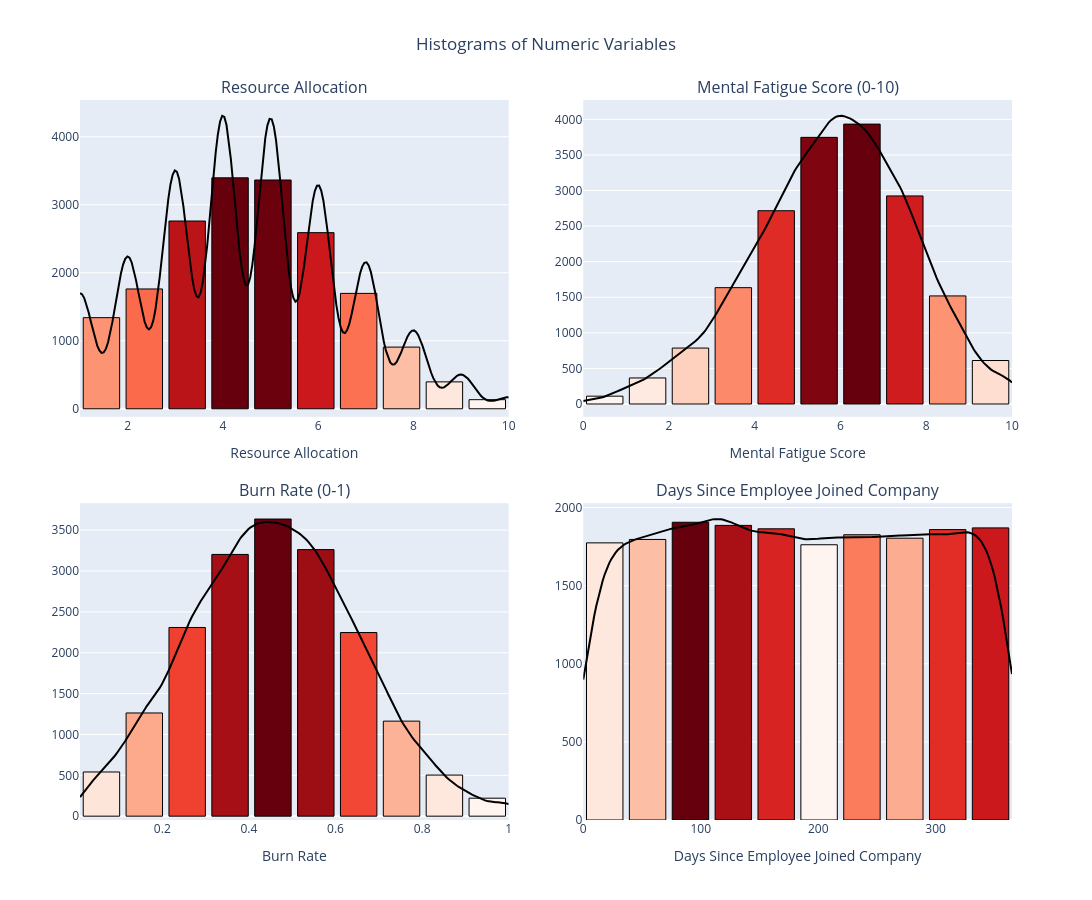

This figure's notebook cell:
### Markdown cell above
**What is the distribution of the numerical columns in the training dataset?**

### Code cell
from plotly.subplots import make_subplots
import plotly.graph_objects as go
from scipy.stats import gaussian_kde
import numpy as np

cols_config = [
    ("Resource Allocation", "Resource Allocation", 10),
    ("Mental Fatigue Score", "Mental Fatigue Score (0-10)", 10),
    ("Burn Rate", "Burn Rate (0-1)", 10),
    ("days_since_joined", "Days Since Employee Joined Company", 10)
]

fig = make_subplots(
    rows=2, cols=2,
    subplot_titles=[c[1] for c in cols_config],
    vertical_spacing=0.12,   
    horizontal_spacing=0.08 
)

positions = [(1,1), (1,2), (2, 1), (2, 2)]

for (col, label, bins), (row, col_pos) in zip(cols_config, positions):
    counts, bin_edges = np.histogram(train[col], bins=bins)
    bin_centers = (bin_edges[:-1] + bin_edges[1:]) / 2

    fig.add_trace(
        go.Bar(
            x=bin_centers,
            y=counts,
            marker=dict(
                color=counts,
                colorscale="Reds",
                line=dict(color="black", width=1)
            ),
            showlegend=False
        ),
        row=row, col=col_pos
    )

    kde = gaussian_kde(train[col].dropna())
    x_range = np.linspace(train[col].min(), train[col].max(), 200)
    kde_vals = kde(x_range)
    kde_scaled = kde_vals * (counts.sum() * (bin_edges[1] - bin_edges[0]))

    fig.add_trace(
        go.Scatter(
            x=x_range,
            y=kde_scaled,
            mode="lines",
            line=dict(color="black", width=2),
            showlegend=False
        ),
        row=row, col=col_pos
    )

for (col, label, bins), (row, col_pos) in zip(cols_config, positions):
    fig.update_xaxes(
        range=[train[col].min(), train[col].max()],
        row=row, col=col_pos
    )

fig.update_xaxes(title_text="Resource Allocation", range=[train["Resource Allocation"].min(), train["Resource Allocation"].max()], row=1, col=1)
fig.update_xaxes(title_text="Mental Fatigue Score", range=[train["Mental Fatigue Score"].min(), train["Mental Fatigue Score"].max()], row=1, col=2)
fig.update_xaxes(title_text="Burn Rate", range=[train["Burn Rate"].min(), train["Burn Rate"].max()], row=2, col=1)
fig.update_xaxes(title_text="Days Since Employee Joined Company", range=[train["days_since_joined"].min(), train["days_since_joined"].max()], row=2, col=2)

fig.update_layout(
    height=900,
    width=1100,
    title_text="Histograms of Numeric Variables",
    title_x=0.5,
    bargap=0.15
)

fig.show()

### Figure 1 — Plotly figure (JSON) as saved in the notebook; plotly's stock layout.template omitted (floating-point values rounded to 4 significant figures; data arrays with more than 128 entries replaced by an {"elided": "..."} marker saying what was removed)
{"data": [{"marker": {"color": [1340, 1762, 2761, 3396, 3364, 2590, 1697, 907, 396, 134], "colorscale": [[0, "rgb(255,245,240)"], [0.125, "rgb(254,224,210)"], [0.25, "rgb(252,187,161)"], [0.375, "rgb(252,146,114)"], [0.5, "rgb(251,106,74)"], [0.625, "rgb(239,59,44)"], [0.75, "rgb(203,24,29)"], [0.875, "rgb(165,15,21)"], [1, "rgb(103,0,13)"]], "line": {"color": "black", "width": 1}}, "showlegend": false, "type": "bar", "x": [1.45, 2.35, 3.25, 4.15, 5.05, 5.95, 6.85, 7.75, 8.65, 9.55], "xaxis": "x", "y": [1340, 1762, 2761, 3396, 3364, 2590, 1697, 907, 396, 134], "yaxis": "y"}, {"line": {"color": "black", "width": 2}, "mode": "lines", "showlegend": false, "type": "scatter", "x": {"elided": "200 float values"}, "xaxis": "x", "y": {"elided": "200 float values"}, "yaxis": "y"}, {"marker": {"color": [110, 366, 786, 1635, 2716, 3747, 3933, 2924, 1519, 611], "colorscale": [[0, "rgb(255,245,240)"], [0.125, "rgb(254,224,210)"], [0.25, "rgb(252,187,161)"], [0.375, "rgb(252,146,114)"], [0.5, "rgb(251,106,74)"], [0.625, "rgb(239,59,44)"], [0.75, "rgb(203,24,29)"], [0.875, "rgb(165,15,21)"], [1, "rgb(103,0,13)"]], "line": {"color": "black", "width": 1}}, "showlegend": false, "type": "bar", "x": [0.5, 1.5, 2.5, 3.5, 4.5, 5.5, 6.5, 7.5, 8.5, 9.5], "xaxis": "x2", "y": [110, 366, 786, 1635, 2716, 3747, 3933, 2924, 1519, 611], "yaxis": "y2"}, {"line": {"color": "black", "width": 2}, "mode": "lines", "showlegend": false, "type": "scatter", "x": {"elided": "200 float values"}, "xaxis": "x2", "y": {"elided": "200 float values"}, "yaxis": "y2"}, {"marker": {"color": [541, 1263, 2309, 3203, 3636, 3262, 2247, 1163, 503, 220], "colorscale": [[0, "rgb(255,245,240)"], [0.125, "rgb(254,224,210)"], [0.25, "rgb(252,187,161)"], [0.375, "rgb(252,146,114)"], [0.5, "rgb(251,106,74)"], [0.625, "rgb(239,59,44)"], [0.75, "rgb(203,24,29)"], [0.875, "rgb(165,15,21)"], [1, "rgb(103,0,13)"]], "line": {"color": "black", "width": 1}}, "showlegend": false, "type": "bar", "x": [0.0595, 0.1585, 0.2575, 0.3565, 0.4555, 0.5545, 0.6535, 0.7525, 0.8515, 0.9505], "xaxis": "x3", "y": [541, 1263, 2309, 3203, 3636, 3262, 2247, 1163, 503, 220], "yaxis": "y3"}, {"line": {"color": "black", "width": 2}, "mode": "lines", "showlegend": false, "type": "scatter", "x": {"elided": "200 float values"}, "xaxis": "x3", "y": {"elided": "200 float values"}, "yaxis": "y3"}, {"marker": {"color": [1774, 1796, 1906, 1886, 1864, 1762, 1826, 1804, 1859, 1870], "colorscale": [[0, "rgb(255,245,240)"], [0.125, "rgb(254,224,210)"], [0.25, "rgb(252,187,161)"], [0.375, "rgb(252,146,114)"], [0.5, "rgb(251,106,74)"], [0.625, "rgb(239,59,44)"], [0.75, "rgb(203,24,29)"], [0.875, "rgb(165,15,21)"], [1, "rgb(103,0,13)"]], "line": {"color": "black", "width": 1}}, "showlegend": false, "type": "bar", "x": [18.25, 54.75, 91.25, 127.8, 164.2, 200.8, 237.2, 273.8, 310.2, 346.8], "xaxis": "x4", "y": [1774, 1796, 1906, 1886, 1864, 1762, 1826, 1804, 1859, 1870], "yaxis": "y4"}, {"line": {"color": "black", "width": 2}, "mode": "lines", "showlegend": false, "type": "scatter", "x": {"elided": "200 float values"}, "xaxis": "x4", "y": {"elided": "200 float values"}, "yaxis": "y4"}], "layout": {"annotations": [{"font": {"size": 16}, "showarrow": false, "text": "Resource Allocation", "x": 0.23, "xanchor": "center", "xref": "paper", "y": 1, "yanchor": "bottom", "yref": "paper"}, {"font": {"size": 16}, "showarrow": false, "text": "Mental Fatigue Score (0-10)", "x": 0.77, "xanchor": "center", "xref": "paper", "y": 1, "yanchor": "bottom", "yref": "paper"}, {"font": {"size": 16}, "showarrow": false, "text": "Burn Rate (0-1)", "x": 0.23, "xanchor": "center", "xref": "paper", "y": 0.44, "yanchor": "bottom", "yref": "paper"}, {"font": {"size": 16}, "showarrow": false, "text": "Days Since Employee Joined Company", "x": 0.77, "xanchor": "center", "xref": "paper", "y": 0.44, "yanchor": "bottom", "yref": "paper"}], "bargap": 0.15, "height": 900, "title": {"text": "Histograms of Numeric Variables", "x": 0.5}, "width": 1100, "xaxis": {"anchor": "y", "domain": [0, 0.46], "range": [1, 10], "title": {"text": "Resource Allocation"}}, "xaxis2": {"anchor": "y2", "domain": [0.54, 1], "range": [0, 10], "title": {"text": "Mental Fatigue Score"}}, "xaxis3": {"anchor": "y3", "domain": [0, 0.46], "range": [0.01, 1], "title": {"text": "Burn Rate"}}, "xaxis4": {"anchor": "y4", "domain": [0.54, 1], "range": [0, 365], "title": {"text": "Days Since Employee Joined Company"}}, "yaxis": {"anchor": "x", "domain": [0.56, 1]}, "yaxis2": {"anchor": "x2", "domain": [0.56, 1]}, "yaxis3": {"anchor": "x3", "domain": [0, 0.44]}, "yaxis4": {"anchor": "x4", "domain": [0, 0.44]}}}
